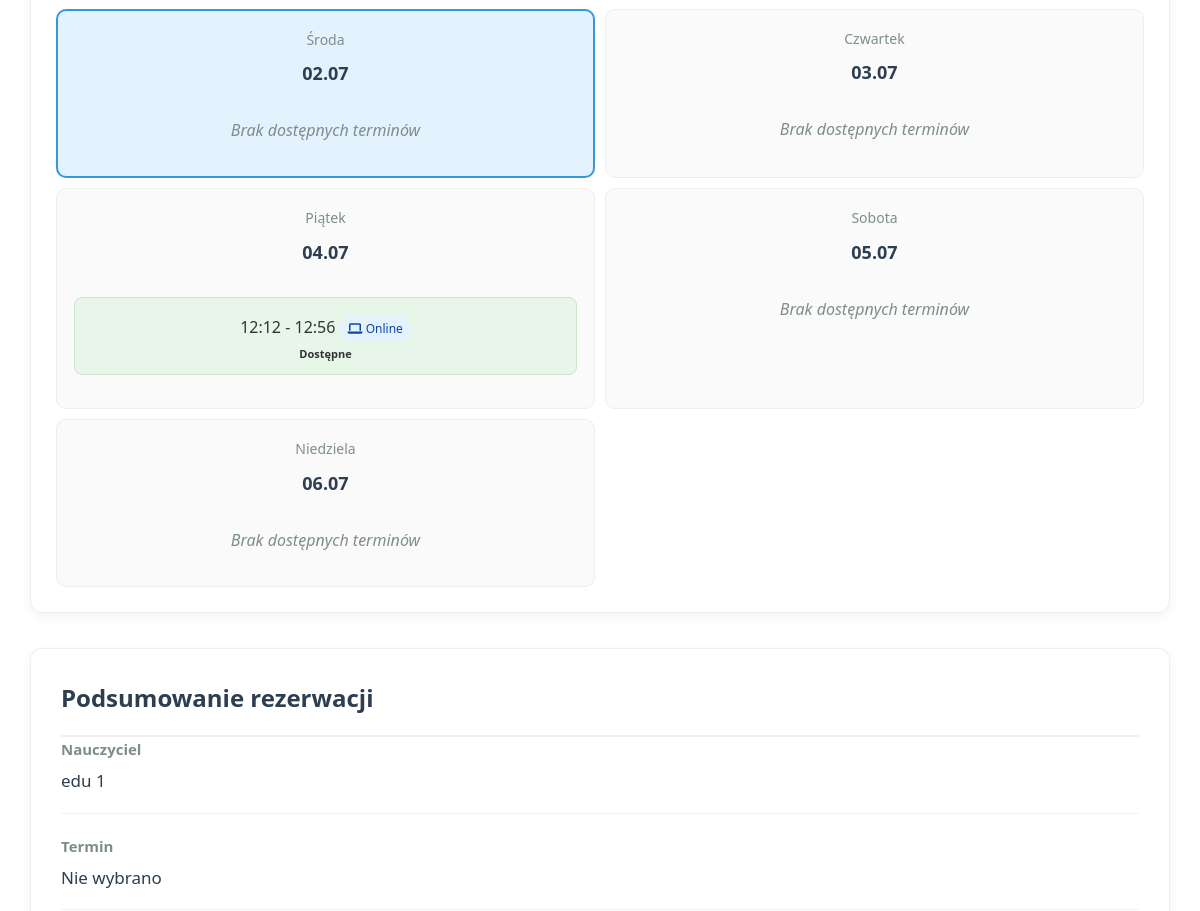
Page /book_teacher/3 (signed in, middle part) on the earlier database version.
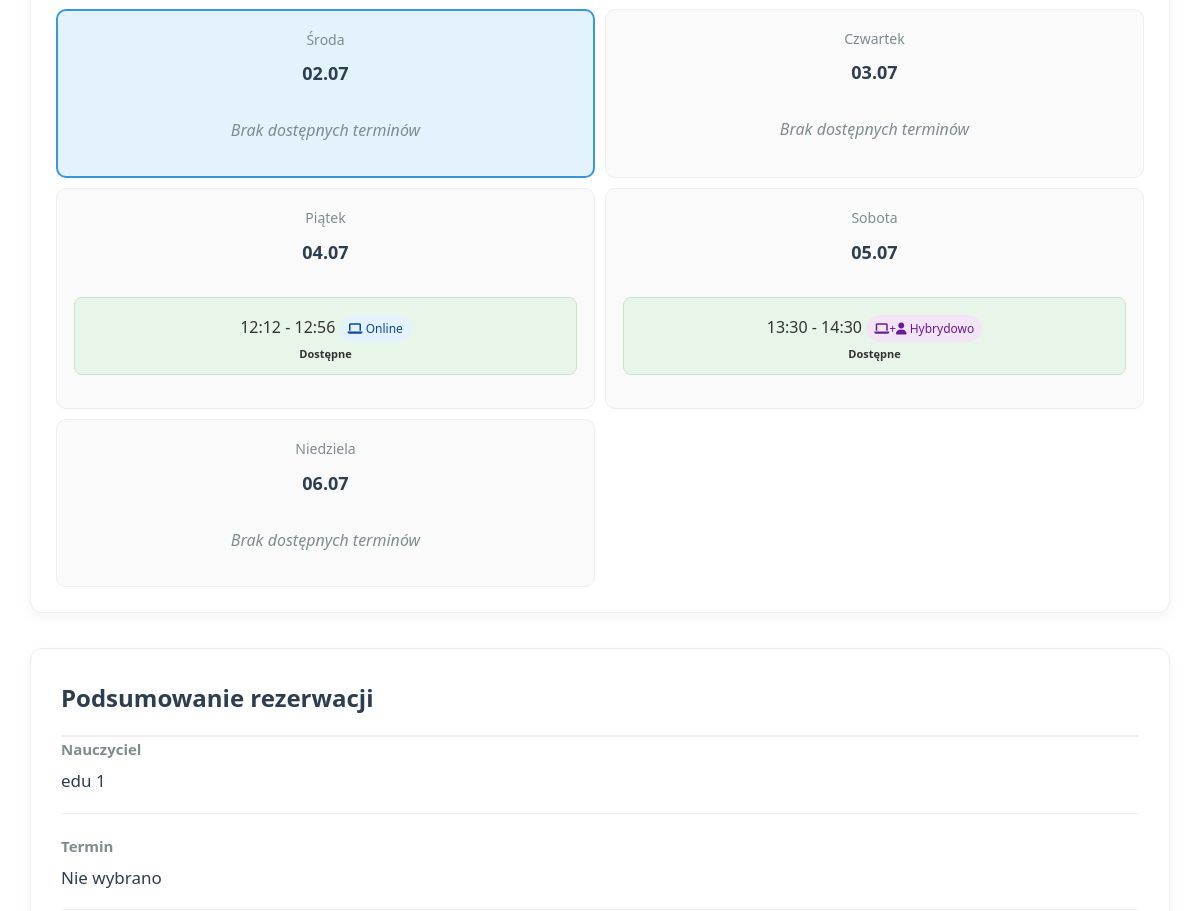
Same page on the later database version.
### tables this page shows
CREATE TABLE teacher_availability (
                id INTEGER PRIMARY KEY AUTOINCREMENT,
                teacher_id INTEGER NOT NULL,
                day_of_week INTEGER NOT NULL,
                start_time TEXT NOT NULL,
                end_time TEXT NOT NULL,
                is_available INTEGER NOT NULL DEFAULT 1,
                teaching_mode TEXT NOT NULL,
                created_at TIMESTAMP DEFAULT CURRENT_TIMESTAMP,
                updated_at TIMESTAMP DEFAULT CURRENT_TIMESTAMP,
                FOREIGN KEY (teacher_id) REFERENCES users (id)
            );

CREATE TABLE users (
                id INTEGER PRIMARY KEY AUTOINCREMENT,
                username TEXT UNIQUE NOT NULL,
                email TEXT UNIQUE NOT NULL,
                hash TEXT NOT NULL,
                role INTEGER DEFAULT 0,
                voivodeship TEXT,
                regional_teacher_id INTEGER,
                first_name TEXT,
                last_name TEXT,
                phone TEXT,
                school TEXT,
                subjects TEXT,
                experience_years INTEGER,
                bio TEXT,
                profile_picture TEXT,
                created_at TIMESTAMP DEFAULT CURRENT_TIMESTAMP,
                is_online INTEGER DEFAULT 0,
                last_online TIMESTAMP,
                teaching_modes TEXT DEFAULT 'online',
                availability_hours INTEGER DEFAULT 8,
                parental_email TEXT,
                password_setup_token TEXT,
                token_expiry TIMESTAMP,
                password_reset_token TEXT,
                password_reset_expiry TIMESTAMP,
                tmethod TEXT DEFAULT 'default_method'
            );

### app.py (the view, shortened to what this page needs)
@app.route("/book_teacher/<int:teacher_id>", methods=["GET", "POST"])
def book_teacher(teacher_id):
    if "user_id" not in session:
        flash("Musisz być zalogowany, aby umawiać lekcje", "error")
        return redirect(url_for("login"))
    student_id = session["user_id"]
    db = get_db()
    week_offset = request.args.get('week_offset', 0, type=int)
    week_offset = max(0, min(1, week_offset))
    today = datetime.now().date()
    start_of_week = today - timedelta(days=today.weekday()) + timedelta(weeks=week_offset)
    week_dates = [start_of_week + timedelta(days=i) for i in range(14)]
    teacher = db.execute("""
        SELECT id, first_name, last_name, teaching_modes
        FROM users
        WHERE id = ? AND role IN (?, ?)
    """, (teacher_id, ROLE_TEACHER, ROLE_REGIONAL_TEACHER)).fetchone()
    if not teacher:
        flash("Nauczyciel nie istnieje", "error")
        return redirect(url_for("index"))
    teacher = row_to_dict(teacher)
    pricing = db.execute("""
        SELECT price_online, price_in_person
        FROM teacher_pricing
        WHERE teacher_id = ?
    """, (teacher_id,)).fetchone()
    if not pricing:
        pricing = {"price_online": 80.0, "price_in_person": 100.0}
    availability_rows = db.execute("""
        SELECT day_of_week, start_time, end_time, is_available, teaching_mode
        FROM teacher_availability
        WHERE teacher_id = ? AND is_available = 1
    """, (teacher_id,)).fetchall()
    availability_blocks = {}
    for row in availability_rows:
        day = row['day_of_week']
        if day not in availability_blocks:
            availability_blocks[day] = []
        start_time = normalize_time(row['start_time'])
        end_time = normalize_time(row['end_time'])
        time_slot = f"{start_time} - {end_time}"
        availability_blocks[day].append({
            "start": start_time,
            "end": end_time,
            "mode": row['teaching_mode'],
            "time_slot": time_slot
        })
    booked_slots = {}
    if week_dates:
        start_date = week_dates[0].strftime("%Y-%m-%d")
        end_date = week_dates[-1].strftime("%Y-%m-%d")
        booking_rows = db.execute("""
            SELECT booking_date, time_slot
            FROM bookings
            WHERE teacher_id = ?
              AND status NOT IN ('cancelled', 'odwolana')
              AND booking_date BETWEEN ? AND ?
        """, (teacher_id, start_date, end_date)).fetchall()
        for row in booking_rows:
            date_str = row['booking_date']
            if date_str not in booked_slots:
                booked_slots[date_str] = set()
            normalized_slot = normalize_time_slot(row['time_slot'])
            booked_slots[date_str].add(normalized_slot)
    return render_template("book_teacher.html",
                           teacher=teacher,
                           availability_blocks=availability_blocks,
                           booked_slots=booked_slots,
                           teaching_modes=TEACHING_MODES,
                           pricing=pricing,
                           timedelta=timedelta,
                           week_dates=week_dates,
                           week_offset=week_offset)

### app.py (called while the page is built)
def get_db():
    db = getattr(g, '_database', None)
    if db is None:
        db = g._database = sqlite3.connect(DATABASE)
        db.row_factory = sqlite3.Row
    return db

def normalize_time(time_str):
    try:
        t = datetime.strptime(time_str, '%H:%M')
        return t.strftime('%H:%M')
    except:
        return time_str

def normalize_time_slot(time_slot):
    parts = time_slot.split(' - ')
    if len(parts) != 2:
        return time_slot
    start = normalize_time(parts[0].strip())
    end = normalize_time(parts[1].strip())
    return f"{start} - {end}"

@app.teardown_appcontext
def close_connection(exception):
    db = getattr(g, '_database', None)
    if db is not None:
        db.close()

def row_to_dict(row):
    return dict(row) if row else None

@app.context_processor
def utility_processor():
    return dict(
        get_day_name=get_day_name,
        get_role_name=get_role_name,
        datetime=datetime,
        timedelta=timedelta,
        format_time_slot=format_time_slot
    )

### templates/book_teacher.html (shortened to what this page needs)
<!DOCTYPE html>
<html lang="pl">
<head>
    <link rel="stylesheet" href="https://cdnjs.cloudflare.com/ajax/libs/font-awesome/6.4.0/css/all.min.css">
</head>
<body>
    <div class="booking-container">
        <form method="POST" action="{{ url_for('book_teacher', teacher_id=teacher.id, week_offset=week_offset) }}" id="bookingForm">
            <div class="booking-content">
                <div class="calendar-container">
                    <div class="calendar-grid">
                        <div class="week-row">
                            {% for day_date in week_dates[:7] %}
                            <div class="calendar-day {% if day_date == datetime.now().date() %}current-day{% endif %}" data-full-date="{{ day_date.strftime('%Y-%m-%d') }}">
                                <div class="day-name">{{ ['Poniedziałek', 'Wtorek', 'Środa', 'Czwartek', 'Piątek', 'Sobota', 'Niedziela'][loop.index0] }}</div>
                                <div class="day-date">
                                    {{ day_date.strftime('%d.%m') }}
                                </div>
                                <div class="time-slots">
                                    {% set day_of_week = loop.index0 %}
                                    {% set day_date_str = day_date.strftime('%Y-%m-%d') %}
                                    {% if day_of_week in availability_blocks %}
                                        {% for block in availability_blocks[day_of_week] %}
                                            {% set time_slot = block.time_slot %}
                                            {% set normalized_slot = time_slot | replace(' ', '') | replace(':', '') | lower %}
                                            {% set is_booked = false %}
                                            {% if day_date_str in booked_slots and normalized_slot in booked_slots[day_date_str] %}
                                                {% set is_booked = true %}
                                            {% endif %}
                                            <div class="time-block
                                                        {% if is_booked %}booked{% else %}available{% endif %}"
                                                 data-day="{{ day_of_week }}"
                                                 data-slot="{{ time_slot }}"
                                                 data-mode="{{ block.mode }}"
                                                 {% if is_booked %}title="Ten termin jest już zajęty"{% endif %}>
                                                {{ time_slot }}
                                                <div class="mode-indicator {{ block.mode }}">
                                                    {% if block.mode == 'online' %}
                                                        <i class="fas fa-laptop"></i> Online
                                                    {% elif block.mode == 'in_person' %}
                                                        <i class="fas fa-user"></i> Stacjonarnie
                                                    {% elif block.mode == 'hybrid' %}
                                                        <i class="fas fa-laptop"></i>+<i class="fas fa-user"></i> Hybrydowo
                                                    {% else %}
                                                        <i class="fas fa-laptop"></i>+<i class="fas fa-user"></i> Oba
                                                    {% endif %}
                                                </div>
                                                <div class="slot-status">
                                                    {% if is_booked %}
                                                        <span>Zajęte</span>
                                                    {% else %}
                                                        Dostępne
                                                    {% endif %}
                                                </div>
                                            </div>
                                        {% endfor %}
                                    {% else %}
                                        <div class="no-availability">
                                            Brak dostępnych terminów
                                        </div>
                                    {% endif %}
                                </div>
                            </div>
                            {% endfor %}
                        </div>
                    </div>
                </div>
                <div class="booking-summary">
                    <h3 class="summary-title">Podsumowanie rezerwacji</h3>
                    <div class="summary-item">
                        <div class="item-label">Nauczyciel</div>
                        <div class="item-value">{{ teacher.first_name }} {{ teacher.last_name }}</div>
                    </div>
                    <div class="summary-item">
                        <div class="item-label">Termin</div>
                        <div class="item-value" id="selectedDateTime">Nie wybrano</div>
                    </div>
                </div>
            </div>
        </form>
    </div>
</body>
</html>

### templates/book_teacher.html (style rules this page uses)
* { box-sizing: border-box; margin: 0; padding: 0; }
body { font-family: 'Segoe UI', Tahoma, Geneva, Verdana, sans-serif; background-color: #f5f7fa; color: #333; line-height: 1.6; }
.booking-container { max-width: 1400px; margin: 20px auto; background-color: #fff; border-radius: 15px; box-shadow: 0 10px 30px rgba(0,0,0,0.08); overflow: hidden; }
.booking-content { display: grid; grid-template-columns: 1fr 380px; gap: 35px; padding: 30px; }
.calendar-container { background-color: #fff; border-radius: 12px; padding: 25px; box-shadow: 0 4px 12px rgba(0,0,0,0.05); border: 1px solid #eee; }
.calendar-grid { display: flex; flex-direction: column; gap: 20px; }
.week-row { display: grid; grid-template-columns: repeat(7, 1fr); gap: 10px; }
.calendar-day { padding: 18px 12px; border: 1px solid #eee; border-radius: 10px; text-align: center; min-height: 140px; background-color: #fafafa; transition: all 0.2s; }
.calendar-day.current-day { border: 2px solid #3498db; background-color: #e3f2fd; }
.day-name { font-size: 14px; color: #7f8c8d; margin-bottom: 8px; font-weight: 500; }
.day-date { font-weight: bold; font-size: 18px; margin-bottom: 15px; color: #2c3e50; }
.time-slots { max-height: 350px; overflow-y: auto; padding: 5px; }
.time-block { padding: 12px; margin: 10px 0; border: 1px solid #eee; border-radius: 8px; font-size: 16px; text-align: center; cursor: pointer; transition: all 0.2s; position: relative; }
.time-block.available { background-color: #e8f5e9; border-color: #c8e6c9; }
.mode-indicator { font-size: 12px; margin-top: 5px; padding: 4px 8px; border-radius: 15px; display: inline-block; }
.mode-indicator.online { background-color: #e3f2fd; color: #0d47a1; }
.mode-indicator.hybrid { background-color: #f3e5f5; color: #6a1b9a; }
.slot-status { font-size: 11px; margin-top: 3px; font-weight: bold; }
.no-availability { padding: 10px; color: #7f8c8d; font-style: italic; }
.booking-summary { background-color: #fff; border-radius: 12px; padding: 30px; box-shadow: 0 4px 12px rgba(0,0,0,0.05); position: sticky; top: 20px; border: 1px solid #eee; }
.summary-title { margin-top: 0; color: #2c3e50; padding-bottom: 18px; border-bottom: 2px solid #f1f1f1; font-size: 24px; font-weight: 600; }
.summary-item { margin-bottom: 20px; padding-bottom: 18px; border-bottom: 1px solid #f1f1f1; }
.item-label { font-weight: 600; color: #7f8c8d; margin-bottom: 6px; font-size: 15px; }
.item-value { font-size: 17px; color: #2c3e50; }
@media (max-width: 1200px) { .booking-content { grid-template-columns: 1fr; } }
@media (max-width: 1200px) { .week-row { grid-template-columns: repeat(2, 1fr); } }

Differences in the rows shown:
added teacher_availability: time_slot "13:30 - 14:30", teaching_mode "hybrid" (drawn), shown under "Sobota"
Other differences:
list line gone: "Brak dostępnych terminów"
